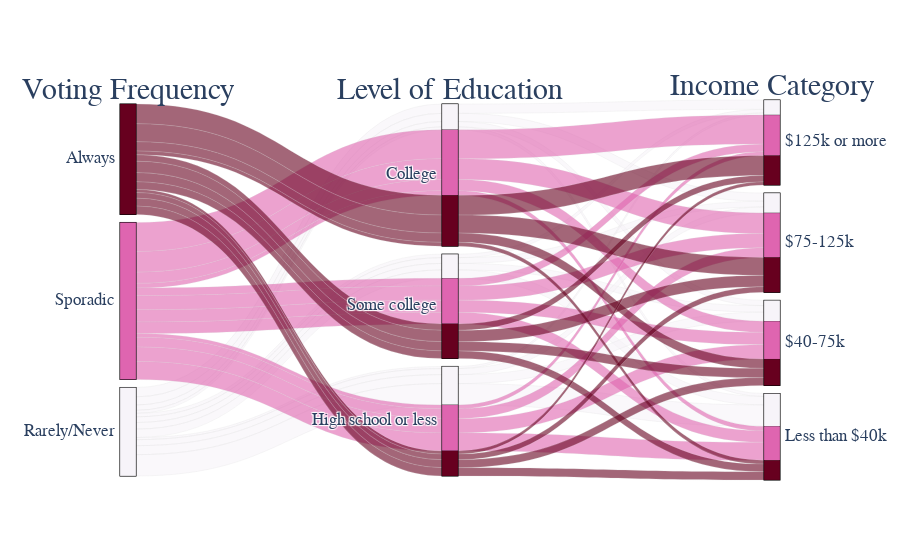

The notebook cell this image was saved under:
### Code cell
cat_dim = go.parcats.Dimension(
    values=vote_subset['voter_cat'],
    categoryorder = 'array',
    label="Voting Frequency"
)

educ_dim = go.parcats.Dimension(
    values=vote_subset['education'],
    label= 'Level of Education',
    categoryorder = 'array'
)

income_dim = go.parcats.Dimension(
    values=vote_subset['income_cat'],
    categoryorder = 'array',
    categoryarray = ['$125k or more','$75-125k', '$40-75k','Less than $40k'],
    label="Income Category"
)

color = vote_subset.voter_cat_dicot

fig = go.Figure(data = [go.Parcats(dimensions=[cat_dim, educ_dim, income_dim],
                                  line = {'color':color, 'colorscale': 'purd','shape':'hspline'},
                                  labelfont = {'size':30, 'family':'Arial'},
                                  tickfont = {'size':17,'family':'Arial'})])

fig.update_coloraxes(showscale=False)
fig.show()
fig.write_image('categories.png')
fig.write_html('categories.html')

### Figure 1 — Plotly figure (JSON) as saved in the notebook; plotly's stock layout.template omitted (floating-point values rounded to 4 significant figures; data arrays with more than 128 entries replaced by an {"elided": "..."} marker saying what was removed)
{"data": [{"dimensions": [{"categoryorder": "array", "label": "Voting Frequency", "values": {"elided": "5836 str values"}}, {"categoryorder": "array", "label": "Level of Education", "values": {"elided": "5836 str values"}}, {"categoryarray": ["$125k or more", "$75-125k", "$40-75k", "Less than $40k"], "categoryorder": "array", "label": "Income Category", "values": {"elided": "5836 str values"}}], "labelfont": {"family": "Arial", "size": 30}, "line": {"color": {"elided": "5836 int values"}, "colorscale": [[0, "rgb(247,244,249)"], [0.125, "rgb(231,225,239)"], [0.25, "rgb(212,185,218)"], [0.375, "rgb(201,148,199)"], [0.5, "rgb(223,101,176)"], [0.625, "rgb(231,41,138)"], [0.75, "rgb(206,18,86)"], [0.875, "rgb(152,0,67)"], [1, "rgb(103,0,31)"]], "shape": "hspline"}, "tickfont": {"family": "Arial", "size": 17}, "type": "parcats"}], "layout": {"coloraxis": {"showscale": false}}}
